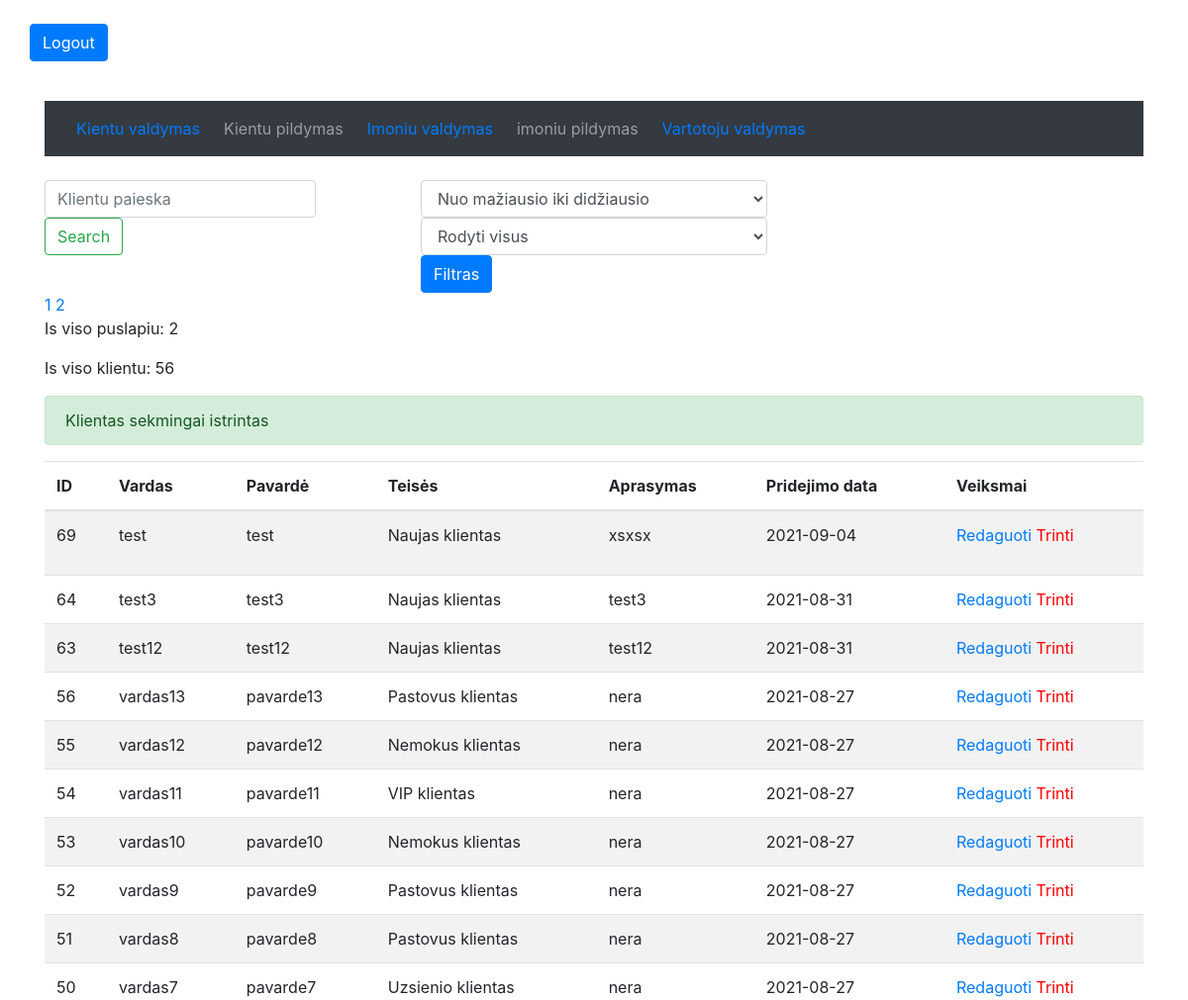
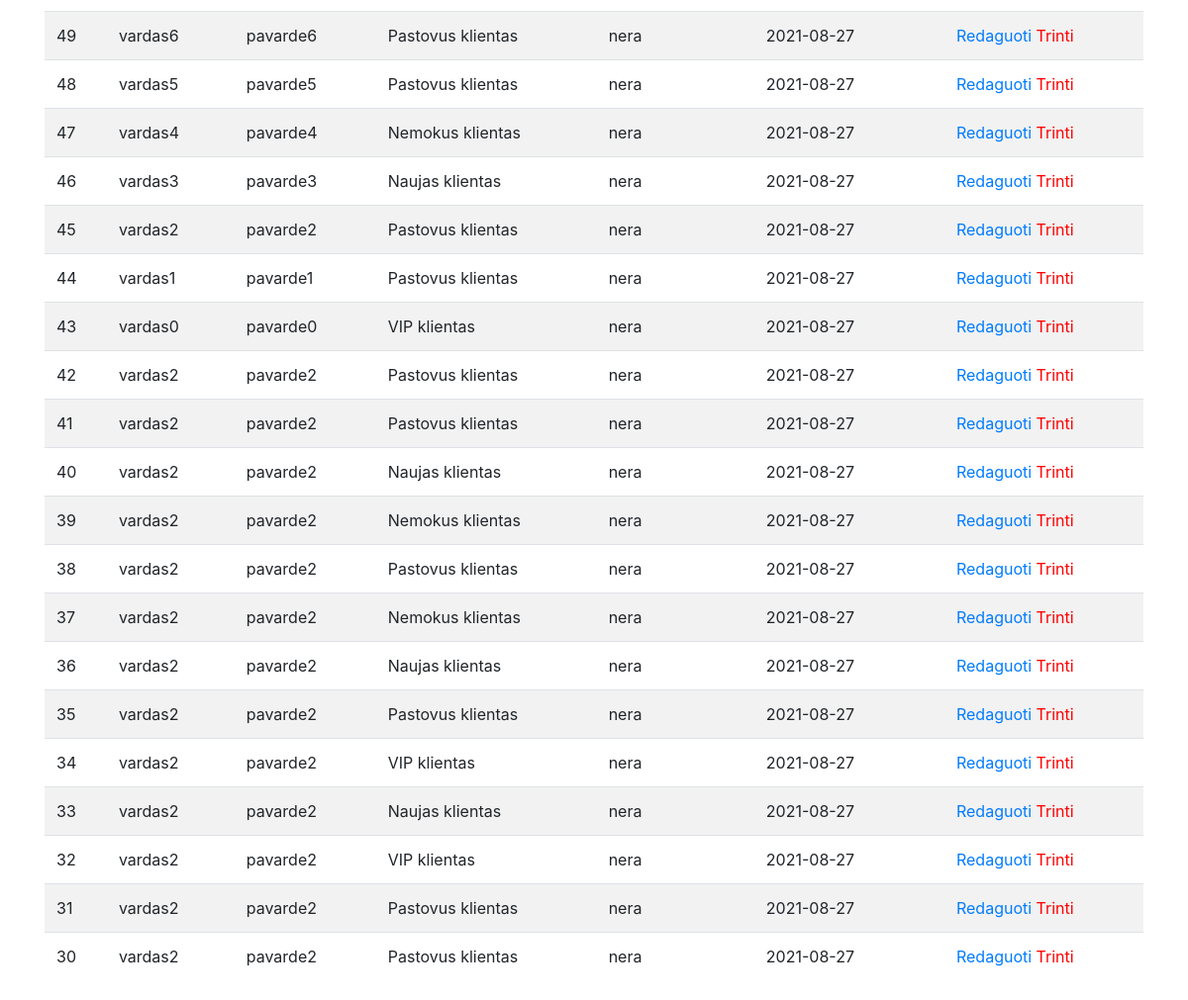
Page /klientai.php?trinti=69 (signed in) on the committed database (2 pictures, top to bottom).
### tables this page shows
CREATE TABLE IF NOT EXISTS `klientai` (
  `ID` int(4) NOT NULL AUTO_INCREMENT,
  `vardas` varchar(120) NOT NULL,
  `pavarde` varchar(120) NOT NULL,
  `teises_id` int(4) NOT NULL,
  `aprasymas` text NOT NULL,
  `imones_id` int(120) NOT NULL,
  `pridejimo_data` date NOT NULL,
  PRIMARY KEY (`ID`)
);

CREATE TABLE IF NOT EXISTS `klientai_teises` (
  `ID` int(4) NOT NULL AUTO_INCREMENT,
  `pavadinimas` varchar(120) NOT NULL,
  `reiksme` varchar(120) NOT NULL,
  PRIMARY KEY (`ID`)
);

### klientai.php (the view, shortened to what this page needs)
<?php require_once ("prijungimas.php"); ?>
<!DOCTYPE html>
<html lang="en">
<head>
        <?php require_once("priedai.php"); ?>
</head>
<body>
<div class="container">
    <div class="row">
    <?php require_once("prsijunges.php"); ?>
    </div>
</div>
<?php
if($varT[3] != 3 ) {
if(isset($_GET["trinti"])){
    $id= $_GET["trinti"];
    $sql = ("DELETE FROM `klientai` WHERE `ID` = $id;");
        if (mysqli_query($prisijungimas, $sql)){
    $message = "Klientas sekmingai istrintas";
    $class = "success";
        } else
            $negerai = "Kazkas negerai";
    }
}
?>
    <div class="container">
        <?php require_once("priedai/menu.php"); ?>
  </nav>
    <div class="row">
        <div class="col-lg-4 col-md-3">
            <form class="form-inline" action="klientai.php" method="get">
            <input class="form-control mr-sm-2" type="search" name="search" placeholder="Klientu paieska" aria-label="Search">
            <button class="btn btn-outline-success my-2 my-sm-0" type="submit" name="search_push">Search</button>
            </form>
        </div>
        <div class="col-lg-4 col-md-3">
            <form action="klientai.php" method="get">
            <select class="form-control" name="rikiavimas_id">
            <?php if(isset($_GET["rikiavimas_id"]) && !empty($_GET["rikiavimas_id"]) && $_GET["rikiavimas_id"] != "ASC") {?>
                <option value="DESC" selected="true"> Nuo didžiausio iki mažiausio</option>
                <option value="ASC" > Nuo mažiausio iki didžiausio</option>
                <?php } else { ?>
                <option value="ASC" selected="true"> Nuo mažiausio iki didžiausio</option>
                <?php } ?>
            </select>
            <select class="form-control" name="filtravimas">
                <?php if(isset($_GET["filtravimas"]) && !empty($_GET["filtravimas"]) && $_GET["filtravimas"] != "default") {?>
                    <option value="default">Rodyti visus</option>
                <?php } else { ?>
                    <option value="default" selected="true">Rodyti visus</option>
                <?php } ?>
                </select>
                <button class="btn btn-primary" type="submit" name="submit">Filtras</button>
            </form>
        </div>
    </div>
    <table class="table table-striped">
  <thead>
    <tr>
      <th scope="col">ID</th>
      <th scope="col">Vardas</th>
      <th scope="col">Pavardė</th>
      <th scope="col">Teisės</th>
      <th scope="col">Aprasymas</th>
      <th scope="col">Pridejimo data</th>
      <th scope="col"> <?php if($varT[3] != 3 ) { echo "Veiksmai"; } ?></th>
    </tr>
  </thead>
  <tbody>
<?php
if(isset($_GET["psl_skaicius"])) {
    $psl_skaicius = $_GET["psl_skaicius"] * 30 - 30;
} else {
    $psl_skaicius = 0;
}
if(isset($_GET["filtravimas"]) && !empty($_GET["filtravimas"]) && $_GET["filtravimas"] != "default") {
    $filtravimas = "klientai.teises_id = ".$_GET["filtravimas"];
} else {
    $filtravimas = 1;
}
if(isset($_GET["rikiavimas_id"]) && !empty($_GET["rikiavimas_id"])) {
    $rikiavimas = $_GET["rikiavimas_id"];
} else {
    $rikiavimas = "DESC";
}
$sql = "SELECT klientai.ID, klientai.vardas, klientai.pavarde, klientai_teises.pavadinimas, klientai.aprasymas, klientai.pridejimo_data FROM `klientai`
LEFT JOIN `klientai_teises` ON klientai.teises_id = klientai_teises.reiksme
WHERE $filtravimas
ORDER BY klientai.ID $rikiavimas
LIMIT $psl_skaicius , 30";
$rezultatas = $prisijungimas->query($sql);
while($klientai = mysqli_fetch_array($rezultatas)) {
    echo "<tr>";
        echo "<td>". $klientai["ID"]."</td>";
        echo "<td>". $klientai["vardas"]."</td>";
        echo "<td>". $klientai["pavarde"]."</td>";
        echo "<td>". $klientai["pavadinimas"]."</td>";
        echo "<td>". $klientai["aprasymas"]."</td>";
        echo "<td>". $klientai["pridejimo_data"]."</td>";
        echo "<td>";
        if($varT[3] != 3 ) {
        echo "<a href='klientaiEdit.php?ID=".$klientai["ID"]."'>Redaguoti</a>";
        echo "<a class= 'red' href='klientai.php?trinti=".$klientai["ID"]."'>Trinti</a>";
        }
       echo "</td>";
    echo "</tr>";
}
?>
<?php
$sql = "SELECT CEILING(COUNT(ID)/30), COUNT(ID) FROM klientai";
$result = $prisijungimas->query($sql);
if($result->num_rows == 1) {
    $total_pages = mysqli_fetch_array($result);
    for($i = 1; $i <= intval($total_pages[0]); $i++) {
        echo "<a href='klientai.php?psl_skaicius=$i'>";
        echo $i;
    echo "</a>";
    }
    echo "<p>";
            echo "Is viso puslapiu: ";
            echo $total_pages[0];
            echo "</p>";
            echo "<p>";
            echo "Is viso klientu: ";
            echo $total_pages[1];
            echo "</p>";
        }
        else {
            echo "Nepavyko suskaiciuoti klientu";
        }
?>
<?php if(isset($message)) { ?>
    <div class="message alert alert-<?php echo $class; ?>" role="alert">
        <?php echo $message; ?>
    </div>
    <?php } ?>
        </tbody>
    </table>
</div>
</body>
</html>

### klientai.php (style rules this page uses)
.container { margin-bottom: 20px; }
.red { color: red; }
form { margin-top: 24px; }

### rows in the picture
klientai: ID "69", vardas "test", pavarde "test", klientai_teises.pavadinimas "Naujas klientas", aprasymas "xsxsx", pridejimo_data "2021-09-04"
klientai: ID "64", vardas "test3", pavarde "test3", klientai_teises.pavadinimas "Naujas klientas", aprasymas "test3", pridejimo_data "2021-08-31"
klientai: ID "63", vardas "test12", pavarde "test12", klientai_teises.pavadinimas "Naujas klientas", aprasymas "test12", pridejimo_data "2021-08-31"
klientai: ID "56", vardas "vardas13", pavarde "pavarde13", klientai_teises.pavadinimas "Pastovus klientas", aprasymas "nera", pridejimo_data "2021-08-27"
klientai: ID "55", vardas "vardas12", pavarde "pavarde12", klientai_teises.pavadinimas "Nemokus klientas", aprasymas "nera", pridejimo_data "2021-08-27"
klientai: ID "54", vardas "vardas11", pavarde "pavarde11", klientai_teises.pavadinimas "VIP klientas", aprasymas "nera", pridejimo_data "2021-08-27"
klientai: ID "53", vardas "vardas10", pavarde "pavarde10", klientai_teises.pavadinimas "Nemokus klientas", aprasymas "nera", pridejimo_data "2021-08-27"
klientai: ID "52", vardas "vardas9", pavarde "pavarde9", klientai_teises.pavadinimas "Pastovus klientas", aprasymas "nera", pridejimo_data "2021-08-27"
klientai: ID "51", vardas "vardas8", pavarde "pavarde8", klientai_teises.pavadinimas "Pastovus klientas", aprasymas "nera", pridejimo_data "2021-08-27"
klientai: ID "50", vardas "vardas7", pavarde "pavarde7", klientai_teises.pavadinimas "Uzsienio klientas", aprasymas "nera", pridejimo_data "2021-08-27"
klientai: ID "49", vardas "vardas6", pavarde "pavarde6", klientai_teises.pavadinimas "Pastovus klientas", aprasymas "nera", pridejimo_data "2021-08-27"
klientai: ID "48", vardas "vardas5", pavarde "pavarde5", klientai_teises.pavadinimas "Pastovus klientas", aprasymas "nera", pridejimo_data "2021-08-27"
klientai: ID "47", vardas "vardas4", pavarde "pavarde4", klientai_teises.pavadinimas "Nemokus klientas", aprasymas "nera", pridejimo_data "2021-08-27"
klientai: ID "46", vardas "vardas3", pavarde "pavarde3", klientai_teises.pavadinimas "Naujas klientas", aprasymas "nera", pridejimo_data "2021-08-27"
klientai: ID "45", vardas "vardas2", pavarde "pavarde2", klientai_teises.pavadinimas "Pastovus klientas", aprasymas "nera", pridejimo_data "2021-08-27"
klientai: ID "44", vardas "vardas1", pavarde "pavarde1", klientai_teises.pavadinimas "Pastovus klientas", aprasymas "nera", pridejimo_data "2021-08-27"
klientai: ID "43", vardas "vardas0", pavarde "pavarde0", klientai_teises.pavadinimas "VIP klientas", aprasymas "nera", pridejimo_data "2021-08-27"
klientai: ID "42", vardas "vardas2", pavarde "pavarde2", klientai_teises.pavadinimas "Pastovus klientas", aprasymas "nera", pridejimo_data "2021-08-27"
klientai: ID "41", vardas "vardas2", pavarde "pavarde2", klientai_teises.pavadinimas "Pastovus klientas", aprasymas "nera", pridejimo_data "2021-08-27"
klientai: ID "40", vardas "vardas2", pavarde "pavarde2", klientai_teises.pavadinimas "Naujas klientas", aprasymas "nera", pridejimo_data "2021-08-27"
klientai: ID "39", vardas "vardas2", pavarde "pavarde2", klientai_teises.pavadinimas "Nemokus klientas", aprasymas "nera", pridejimo_data "2021-08-27"
klientai: ID "38", vardas "vardas2", pavarde "pavarde2", klientai_teises.pavadinimas "Pastovus klientas", aprasymas "nera", pridejimo_data "2021-08-27"
klientai: ID "37", vardas "vardas2", pavarde "pavarde2", klientai_teises.pavadinimas "Nemokus klientas", aprasymas "nera", pridejimo_data "2021-08-27"
klientai: ID "36", vardas "vardas2", pavarde "pavarde2", klientai_teises.pavadinimas "Naujas klientas", aprasymas "nera", pridejimo_data "2021-08-27"
klientai: ID "35", vardas "vardas2", pavarde "pavarde2", klientai_teises.pavadinimas "Pastovus klientas", aprasymas "nera", pridejimo_data "2021-08-27"
klientai: ID "34", vardas "vardas2", pavarde "pavarde2", klientai_teises.pavadinimas "VIP klientas", aprasymas "nera", pridejimo_data "2021-08-27"
klientai: ID "33", vardas "vardas2", pavarde "pavarde2", klientai_teises.pavadinimas "Naujas klientas", aprasymas "nera", pridejimo_data "2021-08-27"
klientai: ID "32", vardas "vardas2", pavarde "pavarde2", klientai_teises.pavadinimas "VIP klientas", aprasymas "nera", pridejimo_data "2021-08-27"
klientai: ID "31", vardas "vardas2", pavarde "pavarde2", klientai_teises.pavadinimas "Pastovus klientas", aprasymas "nera", pridejimo_data "2021-08-27"
klientai: ID "30", vardas "vardas2", pavarde "pavarde2", klientai_teises.pavadinimas "Pastovus klientas", aprasymas "nera", pridejimo_data "2021-08-27"

### other values in the picture
$total_pages[0] "2"
$total_pages[1] "56"
$message "Klientas sekmingai istrintas"
